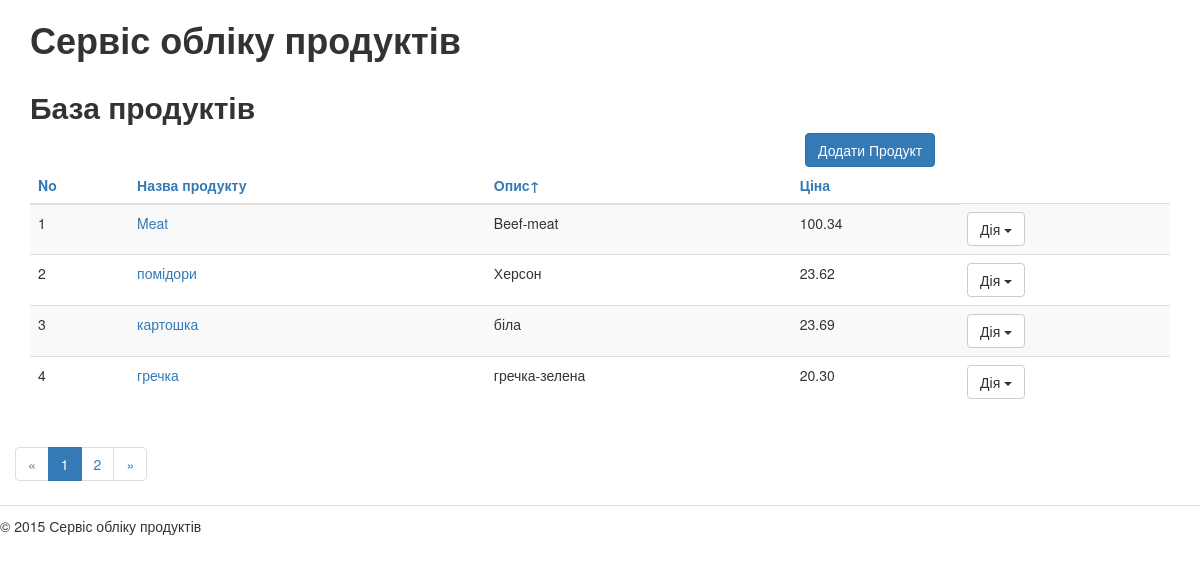
Screenshot of /products/?order_by=description with the database file from the repository.
### products/models.py (models this page shows, shortened)
class Product(models.Model):
    class Meta(object):
        verbose_name = u"Продукт"
        verbose_name_plural = u"Продукти"
    first_name = models.CharField(
        max_length=256,
        blank=False,
        verbose_name=u"Назва")
    slug = models.SlugField(
        max_length=50,
        blank=False,
        verbose_name=u"Коротка назва-мітка")
    description = models.CharField(
        max_length=256,
        blank=False,
        verbose_name=u"Опис"
    )
    price = models.DecimalField(
        max_digits=5,
        decimal_places=2,
        blank=False,
        verbose_name=u"Ціна")
    created_at = models.DateField(
        auto_now_add=True,
        blank=False,
        verbose_name=u"Дата створення",
        )
    modified_at = models.DateField(
        auto_now=True,
        blank=True,
        verbose_name=u"Дата змінення",
        )

### products/views.py (the view)
# urls.py: url(r'^products/$', 'products.views.products_list', name='products'),
def products_list(request):
    products = Product.objects.all()
    order_by = request.GET.get('order_by', '')
    if order_by in ('first_name', 'description', 'price'):
        products = products.order_by(order_by)
        if request.GET.get('reverse', '') == '1':
            products = products.reverse()
    paginator = Paginator(products, 4)
    page = request.GET.get('page')
    try:
        products = paginator.page(page)
    except PageNotAnInteger:
        products = paginator.page(1)
    except EmptyPage:
        products = paginator.page(paginator.num_pages)
    return render(request, 'products/products_list.html', {'products': products})

### products/templates/products/products_list.html (shortened to what this page needs)
{% extends "products/base.html" %}
{% load static from staticfiles %}
{% block title %}База продуктів{% endblock title %}
{% block content %}
               <div class="col-xs-8">
               </div>
                <div class="col-xs-4">
                   <a class="btn btn-primary" href="{% url "products_add" %}">Додати Продукт</a>
               </div>
                <table class="table table-hover table-striped">
                    <thead>
                    <tr>
                        <th><a href="#">No</a></th>
                        <th><a href="{% url "products" %}?order_by=first_name"> Назва продукту </a></th>
                        <th><a href="{% url "products" %}?order_by=description">Опис{% if request.GET.order_by == 'description' %}&uarr;{% endif %}</a></th>
                        <th><a href="{% url "products" %}?order_by=price">Ціна</a></th>
                    </tr>
                    </thead>
                    <tbody>
                    {% for product in products %}
                    <tr>
                        <td>{{ forloop.counter }}</td>
                        <td><a title="Редагувати" href="{% url "products_edit" product.id %}">{{ product.first_name }}</a>
                        </td>
                        <td>{{ product.description }}</td>
                        <td>{{ product.price }}</td>
                        <td>
                            <div class="btn-group">
                              <button type="button" class="btn btn-default dropdown-toggle"
                                      data-toggle="dropdown">Дія
                                <span class="caret"></span>
                              </button>
                            </div>
                        </td>
                    </tr>
                    {% endfor %}
                    </tbody>
                </table>
            </div>
           {% if products.has_other_pages %}
                {% with order_by=request.GET.order_by reverse=request.GET.reverse %}
                <nav>
                  <ul class="pagination">
                    <li>
                      <a href="{% url "products" %}?page=1&amp;order_by={{ order_by }}&amp;reverse={{ reverse }}">&laquo;</a>
                    </li>
                    {% for p in products.paginator.page_range %}
                    <li {% if products.number == p %}class="active"{% endif %}>
                      <a href="{% url "products" %}?page={{ p }}&amp;order_by={{ order_by }}&amp;reverse={{ reverse }}">{{ p }}</a>
                    </li>
                    {% endfor %}
                    <li>
                      <a href="{% url "products" %}?page={{ products.paginator.num_pages }}&amp;order_by={{ order_by }}&amp;reverse={{ reverse }}">
                        &raquo;</a>
                    </li>
                  </ul>
                </nav>
                {% endwith %}
           {% endif %}
{% endblock content %}

### rows the page displays
Product: first_name "Meat", description "Beef-meat", price "100.34"
Product: first_name "помідори", description "Херсон", price "23.62"
Product: first_name "картошка", description "біла", price "23.69"
Product: first_name "гречка", description "гречка-зелена", price "20.30"

### other values shown
{{ p }} "1" "2"
